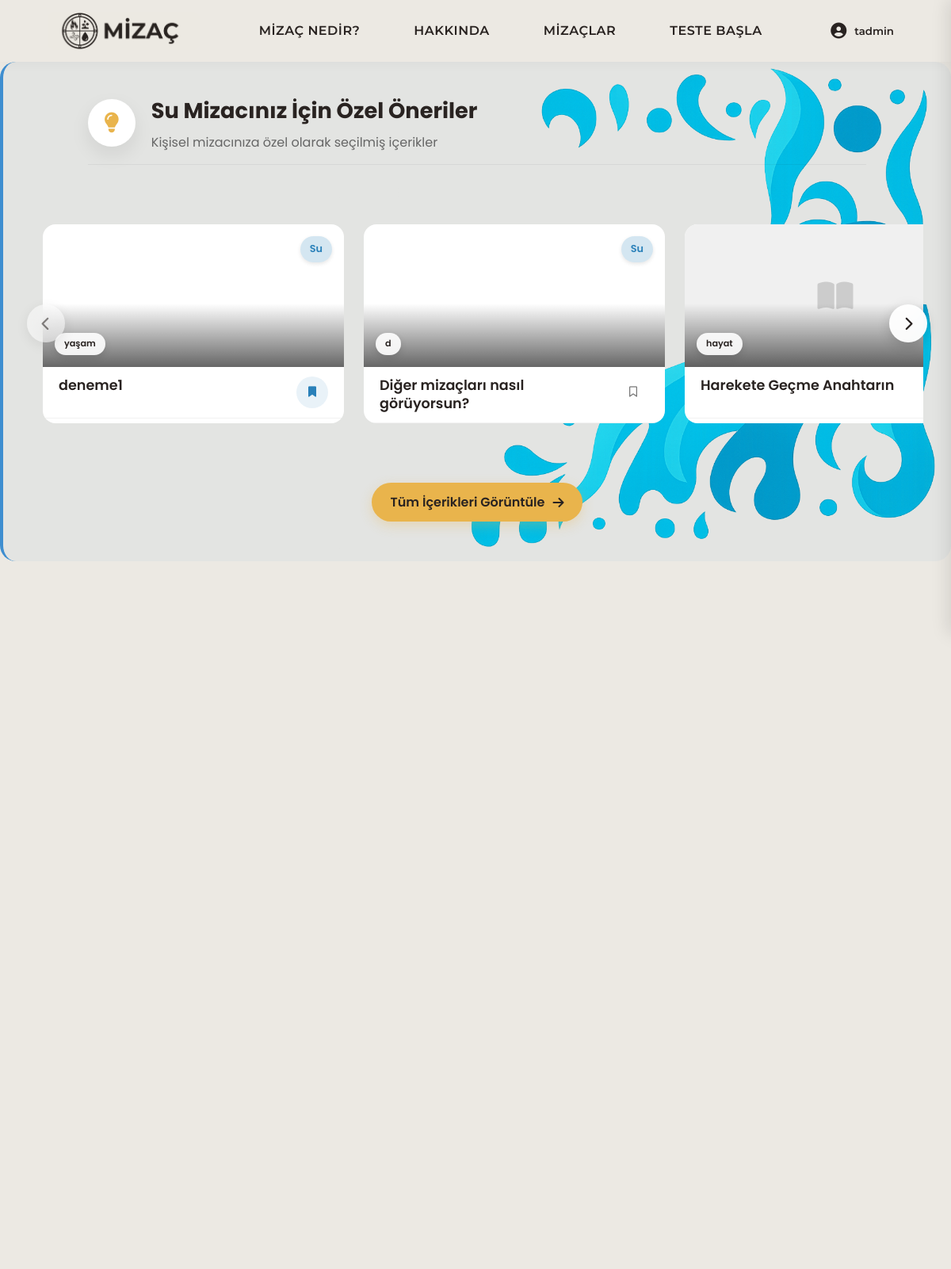
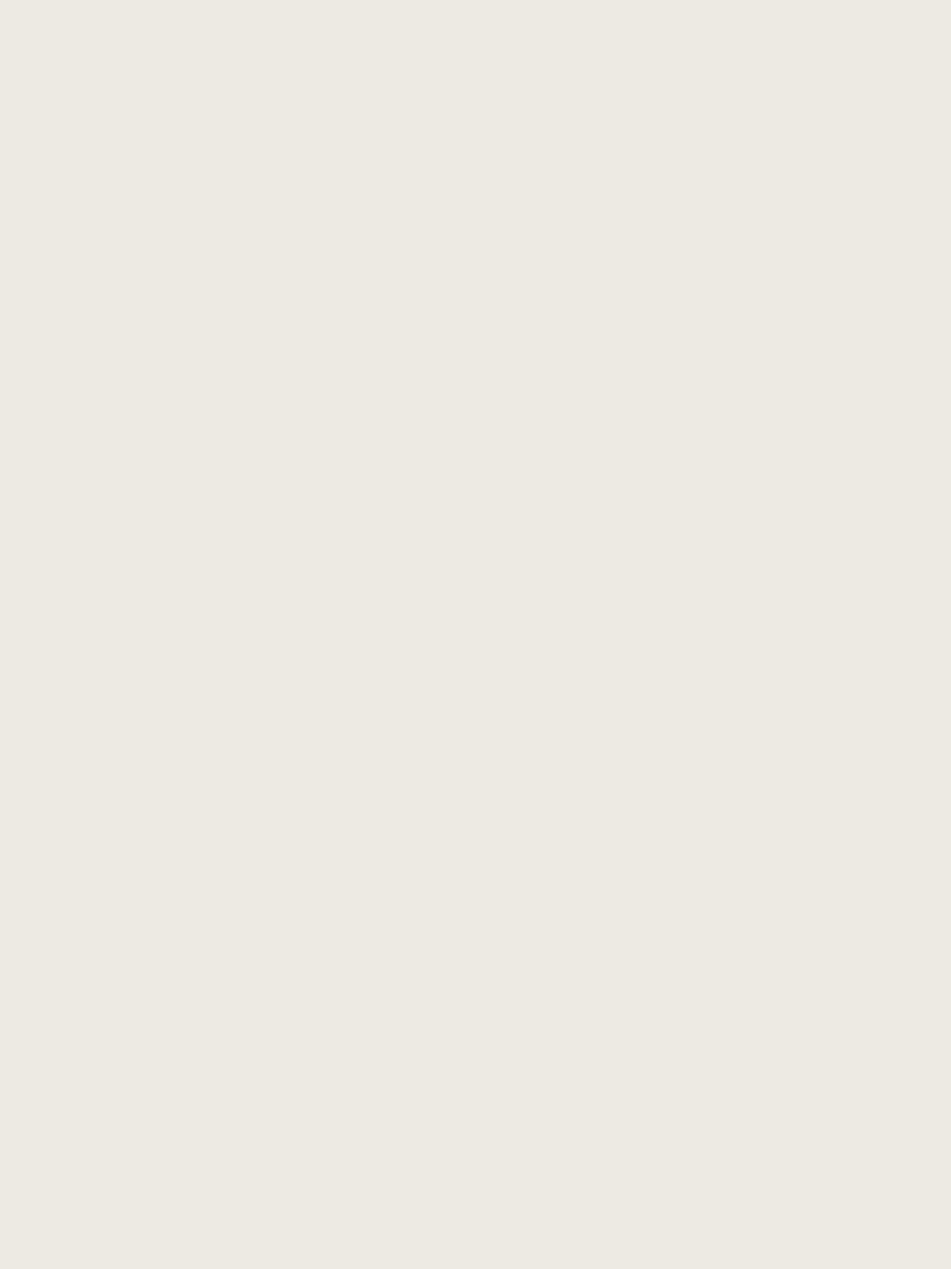
The app's page / (signed in, upper part) with its own data (2 pictures, top to bottom).
### testing_algorithm/models.py (models this page shows)
class ElementType(models.Model):
    name = models.CharField(max_length=50)
    description = models.TextField()
    characteristics = models.TextField()
    is_warm = models.BooleanField(default=False)  # Sıcak/Soğuk
    is_moist = models.BooleanField(default=False)  # Nemli/Kuru
    def __str__(self):
        return self.name

### profiles/models.py (models this page shows, shortened)
class RecommendedContent(models.Model):
    ELEMENT_CHOICES = [
        ('Ateş', 'Ateş'),
        ('Hava', 'Hava'),
        ('Su', 'Su'),
        ('Toprak', 'Toprak'),
    ]
    title = models.CharField(max_length=200, verbose_name="Başlık")
    short_description = models.TextField(verbose_name="Kısa Açıklama")
    content = models.TextField(verbose_name="İçerik")
    image = models.ImageField(upload_to='content_images/', blank=True, null=True, verbose_name="Görsel")
    category = models.ForeignKey(ContentCategory, on_delete=models.CASCADE, related_name="contents", verbose_name="Kategori")
    related_element_name = models.CharField(
        max_length=50,
        verbose_name="İlgili Mizaç Elementi",
        choices=ELEMENT_CHOICES,
        help_text="Ateş, Hava, Su veya Toprak değerlerinden birini seçin"
    )
    is_active = models.BooleanField(default=True, verbose_name="Aktif mi?")
    created_at = models.DateTimeField(auto_now_add=True, verbose_name="Oluşturulma Tarihi")
    updated_at = models.DateTimeField(auto_now=True, verbose_name="Güncellenme Tarihi")
    order = models.PositiveIntegerField(default=0, verbose_name="Sıralama")
    class Meta:
        verbose_name = "Önerilen İçerik"
        verbose_name_plural = "Önerilen İçerikler"
        ordering = ['order', '-created_at']

class ContentCategory(models.Model):
    name = models.CharField(max_length=100, verbose_name="Kategori Adı")
    description = models.TextField(blank=True, null=True, verbose_name="Açıklama")
    class Meta:
        verbose_name = "İçerik Kategorisi"
        verbose_name_plural = "İçerik Kategorileri"

### main/views.py (the view, shortened to what this page needs)
# urls.py: path('', views.index, name='index'),
def index(request):
    context = {}
    if request.user.is_authenticated:
        test_result = TestResult.objects.filter(user=request.user).order_by('-date_taken').first()
        if test_result:
            dominant_element_name = test_result.dominant_element  # String olarak al
            user_suggestions = RecommendedContent.objects.filter(
                related_element_name=dominant_element_name,  # String kullan
                is_active=True
            ).annotate(
                like_count=Count('user_interactions', filter=Q(user_interactions__liked=True))
            ).order_by('order', '-created_at')
            user_interactions = UserContentInteraction.objects.filter(user=request.user)
            interactions_dict = {interaction.content_id: interaction for interaction in user_interactions}
            for content in user_suggestions:
                if content.id in interactions_dict:
                    interaction = interactions_dict[content.id]
                    content.is_liked = interaction.liked
                    content.is_saved = interaction.saved
                    content.is_viewed = interaction.viewed
            context = {
                'user_element': {
                    'name': dominant_element_name,      # Template: {{ user_element.name }}
                    'contents': user_suggestions,       # Template: {{ user_element.contents }}
                },
                'has_test_result': True
            }
            print(f"DEBUG - Element: {dominant_element_name}")
            print(f"DEBUG - İçerik sayısı: {user_suggestions.count()}")
        else:
            context = {
                'has_test_result': False
            }
    else:
        context = {
            'has_test_result': False
        }
    return render(request, 'main/index.html', context)

### templates/main/index.html (shortened to what this page needs)
{% extends 'base.html' %}
{% load static %}
{% block extra_css %}
<link rel="stylesheet" href="{% static 'css/index.css' %}">
{% if has_test_result %}
<link rel="stylesheet" href="{% static 'css/temperaments.css' %}">
<link rel="stylesheet" href="{% static 'css/profiles.css' %}">
{% endif %}
{% endblock %}
{% block content %}
{% if has_test_result %}
<div class="premium-content-section element-section {{ user_element.name|lower }}">
  <div class="premium-content-background">
    <div class="premium-content-container">
      <div class="container">
        <div class="premium-section-title">
          <i class="fas fa-lightbulb"></i>
          <div class="section-title-content">
            <h2>{{ user_element.name }} Mizacınız İçin Özel Öneriler</h2>
            <p>Kişisel mizacınıza özel olarak seçilmiş içerikler</p>
          </div>
        </div>
      </div>
      <div class="content-slider-wrapper">
        {% if user_element.contents %}
          <div class="content-slider-container">
            <button class="slider-nav-button prev-button glass-effect"
                    id="prevSlideButton"
                    type="button"
                    aria-label="Önceki içerikler">
              <i class="fas fa-chevron-left" aria-hidden="true"></i>
            </button>
            <button class="slider-nav-button next-button glass-effect"
                    id="nextSlideButton"
                    type="button"
                    aria-label="Sonraki içerikler">
              <i class="fas fa-chevron-right" aria-hidden="true"></i>
            </button>
            <div class="content-slider improved-slider"
                 id="contentSlider"
                 role="region"
                 aria-label="{{ user_element.name }} mizacı için önerilen içerikler">
              {% for content in user_element.contents %}
                <div class="slider-card premium-card"
                     data-content-id="{{ content.id }}"
                     data-category="{{ content.category.id }}"
                     role="article"
                     aria-label="{{ content.title }}">
                  <div class="premium-card-inner">
                    {% if content.image %}
                      <div class="premium-card-image"
                           style="background-image: url('{{ content.image.url }}')"
                           role="img"
                           aria-label="{{ content.title }} görseli">
                        <div class="content-element {{ user_element.name|lower }}">{{ user_element.name }}</div>
                        <div class="content-category">{{ content.category.name }}</div>
                      </div>
                    {% else %}
                      <div class="premium-card-image placeholder-image"
                           role="img"
                           aria-label="Varsayılan içerik görseli">
                        <i class="fas fa-book-open" aria-hidden="true"></i>
                        <div class="content-category">{{ content.category.name }}</div>
                      </div>
                    {% endif %}
                    <div class="content-header">
                      <h3 class="content-title">{{ content.title }}</h3>
                      <button class="save-button-header {% if content.is_saved %}saved{% endif %}"
                              data-content-id="{{ content.id }}"
                              type="button"
                              title="{% if content.is_saved %}Kaydedildi{% else %}Kaydet{% endif %}"
                              aria-label="{% if content.is_saved %}İçerik kaydedildi{% else %}İçeriği kaydet{% endif %}">
                        <i class="{% if content.is_saved %}fas{% else %}far{% endif %} fa-bookmark" aria-hidden="true"></i>
                      </button>
                    </div>
                  </div>
                </div>
              {% endfor %}
            </div>
          </div>
        {% endif %}
      </div>
      <div class="container">
        <div class="suggestions-more">
          <a href="{% url 'my_suggestions' %}#kesfedin" class="more-link">
            Tüm İçerikleri Görüntüle <i class="fas fa-arrow-right"></i>
          </a>
        </div>
      </div>
    </div>
  </div>
</div>
{% endif %}
{% endblock %}

### templates/base.html (shortened to what this page needs)
{% load static %}
<!DOCTYPE html>
<html lang="tr">
<head>
    {% load static %}
    <link rel="stylesheet" href="{% static 'css/base.css' %}">
    {% block extra_css %}{% endblock %}
    <link href="https://cdnjs.cloudflare.com/ajax/libs/font-awesome/6.4.0/css/all.min.css" rel="stylesheet">
</head>
<body>
    <div class="page-container">
        <header class="nav-container">
            <div class="header-content">
                <a href="{% url 'index' %}" class="logo">
                    <img src="{% static 'images/logo.jpg' %}" alt="MİZAÇ" class="logo-img">
                </a>
                <nav class="nav-links">
                    <a href="{% url 'temperament' %}" class="nav-item">MİZAÇ NEDİR?</a>
                    <a href="{% url 'about' %}" class="nav-item">HAKKINDA</a>
                    <a href="{% url 'temperaments' %}" class="nav-item">MİZAÇLAR</a>
                    <a href="{% url 'test_list' %}" class="nav-item">TESTE BAŞLA</a>
                </nav>
                {% if user.is_authenticated %}
                <div class="profile-container">
                    <button class="profile-button">
                        <i class="fas fa-user-circle"></i>
                        <span class="username-display">{{ user.username }}</span>
                    </button>
                </div>
                {% else %}
                    <a href="{% url 'login' %}" class="login-button"><i class="fas fa-sign-in-alt"></i> GİRİŞ YAP</a>
                {% endif %}
            </div>
        </header>
        <main>
            {% block content %}{% endblock %}
        </main>
    </div>
</body>
</html>

### static/css/base.css (style rules this page uses)
*, *:before, *:after, *:focus, *:active, *:hover { outline: none !important; -webkit-tap-highlight-color: transparent !important; -webkit-touch-callout: none !important; }
* { -webkit-tap-highlight-color: rgba(0,0,0,0) !important; -webkit-tap-highlight-color: transparent !important; -webkit-focus-ring-color: transparent !important; -webkit-appearance: none !important; -moz-appearance: none !important; appearance: none !important; }
button, input[type="button"], input[type="submit"], input[type="reset"], a, .btn, .button, [role="button"] { outline: none !important; border: none !important; -webkit-tap-highlight-color: transparent !important; -webkit-touch-callout: none !important; -webkit-appearance: none !important; -moz-appearance: none !important; appearance: none !important; }
a, a:link, a:visited, a:hover, a:active, a:focus { outline: none !important; text-decoration: none !important; -webkit-tap-highlight-color: transparent !important; -webkit-touch-callout: none !important; }
html { scrollbar-width: none !important; }
body { overscroll-behavior: none !important; overscroll-behavior-y: none !important; }
html, body { -webkit-overflow-scrolling: touch !important; overflow-scrolling: touch !important; }
img, a, button, [role="button"] { -webkit-touch-callout: none !important; pointer-events: auto !important; }
img, svg, canvas { -webkit-user-drag: none !important; -khtml-user-drag: none !important; -moz-user-drag: none !important; -o-user-drag: none !important; user-drag: none !important; }
button, a, input, textarea, select, [role="button"], [onclick], .btn, .clickable { pointer-events: auto !important; }
*::placeholder { color: inherit !important; opacity: 1 !important; }
* { margin: 0; padding: 0; box-sizing: border-box; }
:root { --primary-color: #292321; --secondary-color: #ece9e3; --accent-color: #e9b44c; --text-color: #292321; --light-text: #fafafa; --dark-bg: #1a1a1a; --border-radius: 16px; --card-radius: 20px; --box-shadow: 0 10px 30px rgba(0, 0, 0, 0.07); --card-shadow: 0 15px 35px rgba(0, 0, 0, 0.08); --transition: all 0.3s cubic-bezier(0.25, 0.8, 0.25, 1); }
body { font-family: 'Poppins', sans-serif; background-color: var(--secondary-color); color: var(--text-color); max-width: 100vw; overflow-x: hidden; line-height: 1.6; }
html, body { height: 100%; }
.page-container { display: flex; flex-direction: column; min-height: 100vh; }
.container { width: 90%; max-width: 1200px; margin: 0 auto; padding: 20px; }
.nav-container { display: flex; justify-content: space-between; align-items: center; padding: 15px 5%; background-color: #ece9e3; backdrop-filter: blur(10px); box-shadow: 0 2px 15px rgba(0, 0, 0, 0.04); position: sticky; top: 0; z-index: 1000; transition: var(--transition); }
.header-content { display: flex; justify-content: space-between; align-items: center; width: 100%; }
.logo { display: flex; align-items: center; }
.logo-img { height: 48px; width: auto; border-radius: 10px; transition: var(--transition); }
.nav-links { display: flex; gap: 36px; }
.nav-item, .login-button { font-family: 'Montserrat', sans-serif; font-weight: 600; text-decoration: none; color: var(--primary-color); padding: 8px 16px; transition: var(--transition); position: relative; letter-spacing: 0.5px; }
.nav-item::after, .login-button::after { content: ''; position: absolute; width: 0; height: 2px; bottom: 0; left: 50%; background-color: var(--accent-color); transition: var(--transition); transform: translateX(-50%); }
.profile-container { position: relative; }
.profile-button { display: flex; align-items: center; gap: 10px; background: none; border: 2px solid transparent; border-radius: var(--border-radius); cursor: pointer; padding: 8px 12px; transition: var(--transition); color: var(--primary-color); }
.profile-button i { font-size: 20px; color: var(--primary-color); }
.username-display { font-weight: 600; color: var(--primary-color); font-family: 'Montserrat', sans-serif; }
.su { background-color: rgba(62, 142, 208, 0.05); border-left: 4px solid #3e8ed0; }
.appear { opacity: 1 !important; transform: translateY(0) !important; }

### records on screen
ElementType: name "Su"
RecommendedContent: category.name "yaşam", title "deneme1"
RecommendedContent: category.name "d", title "Diğer mizaçları nasıl görüyorsun?"
RecommendedContent: category.name "hayat", title "Harekete Geçme Anahtarın"

### other values on screen
{{ user.username }} "tadmin"
